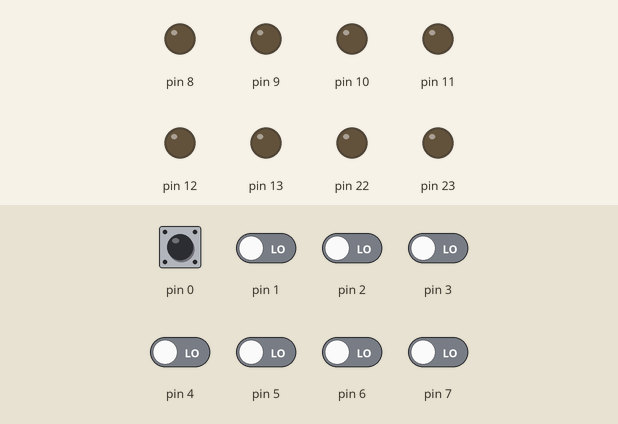
The sketch below on a simulated Arduino Uno, built with avr-gcc and run on an emulated ATmega328P. Parts: output pins drawn as LEDs (lit = HIGH). Dashed ring = blinking. The test bench sets the inputs (shaded band); at power-on: pin 0–7 LOW.

Above: at 0.8 s.
0.9 s: pin 0 driven HIGH
At 1.8 s:
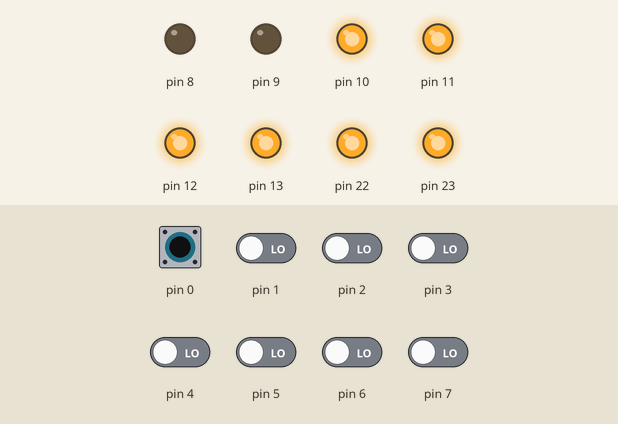
2.4 s: pin 0 pulsed LOW 2 times (0.12 s each, 0.3 s apart)
At 2.58 s:
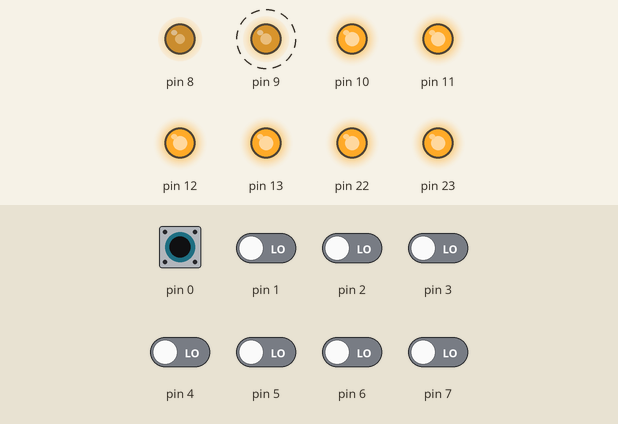
Timing chart, 0 to 5.4 s (numbered marks = the images above; inputs shaded):
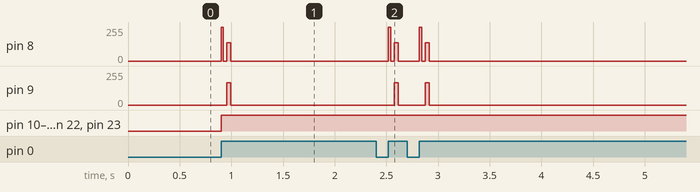

The sketch:

TWI_Sender_check.ino
```cpp
//preprocessors
#define portD_ddr_register 0x2A
#define portB_ddr_register 0x24
#define portD_data_register 0x29
#define portB_data_register 0x25
#define push_button 0
#define delay_time 1000
#define SDA 0
#define CLK 1

// function used inside
void TWI_sender(char);
void init_port(void);
volatile char inportD(void);
void outportB(volatile char,volatile char );
volatile char output;
volatile char data_TWI = 0x55;
// global variables
char indata;
char wait=6;
void setup()
{
  // put your setup code here, to run once:
  init_port();
  while(1){
     indata = inportD();
     while( indata == 0x00){
      indata = inportD();
      if(indata == 0x01){
        TWI_sender(data_TWI);
      }
     }
  }

}
void TWI_sender(char data)
{
  char last_bit;

  //start bit
  outportB(0x01,CLK);
  outportB(0x00,SDA);
  delay(wait);


  //data bits
  int i,j;
  for(i=7;i>=0;i--){
    j = data >> i;
    last_bit = j & 0x01;
    outportB(last_bit,SDA);
    clk_pulse_data();

  }
  //stop bit
  outportB(0x01,CLK);
  outportB(0x00,SDA);
  delay(wait);
  outportB(0x01,SDA);

}
void clk_pulse_data()
{
  outportB(0x00,CLK);
  delay(2);
  outportB(0x01,CLK);
  delay(2);
  outportB(0x00,CLK);
  delay(2);
}
void init_port(void)
{
  char *portD_ddr = (char *) portD_ddr_register;
  char *portB_ddr = (char *) portB_ddr_register;

  *portD_ddr = 0x00;
  *portB_ddr = 0xFF;
}
volatile char inportD(void)
{
  volatile char *portD_data = (volatile char *) portD_data_register;
  volatile char data;
  data = *portD_data;
  data = data & (0x01 << push_button);
  return data;
}
void outportB(volatile char data , volatile char pin)
{
  volatile char *portB_data = (volatile char *) portB_data_register;
  if( data == 0x01){
    output |= data<<pin;
  }
  else if(data == 0x00){
    output &= ~((0x01<<pin));
  }
  *portB_data = ~output;

}
void delay1(char n)
{
  volatile long i;
  while(n){
    for(i=0;i<delay_time;i++);
    n--;
  }
}
void loop() {
  // put your main code here, to run repeatedly:

}
```

Measured:
- after the input at 0.9 s, pin 8: 0/255 → 255/255 at once, → 0/255 0.02 s later, → 136/255 0.03 s later, → 0/255 0.04 s later; pin 9: 0/255 → 167/255 after 0.06 s, → 0/255 0.04 s later; pin 10–13, pin 22, pin 23: LOW → HIGH at once
- after the input at 2.4 s, pin 9: alternates 167/255 for 0.04 s and 0/255 for 0.26 s, 4 changes in all, then stays 0/255, starting after 0.18 s
